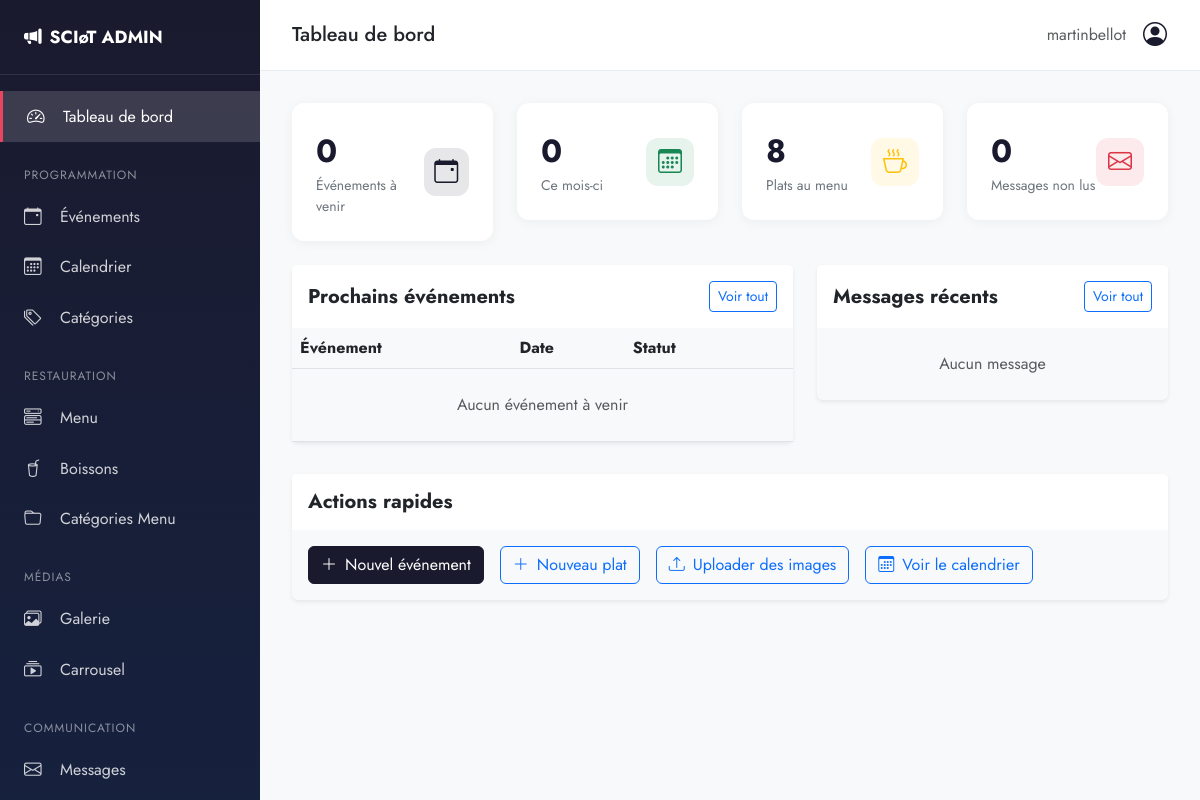
The page /admin-panel/ (signed in) on the database as committed earlier.
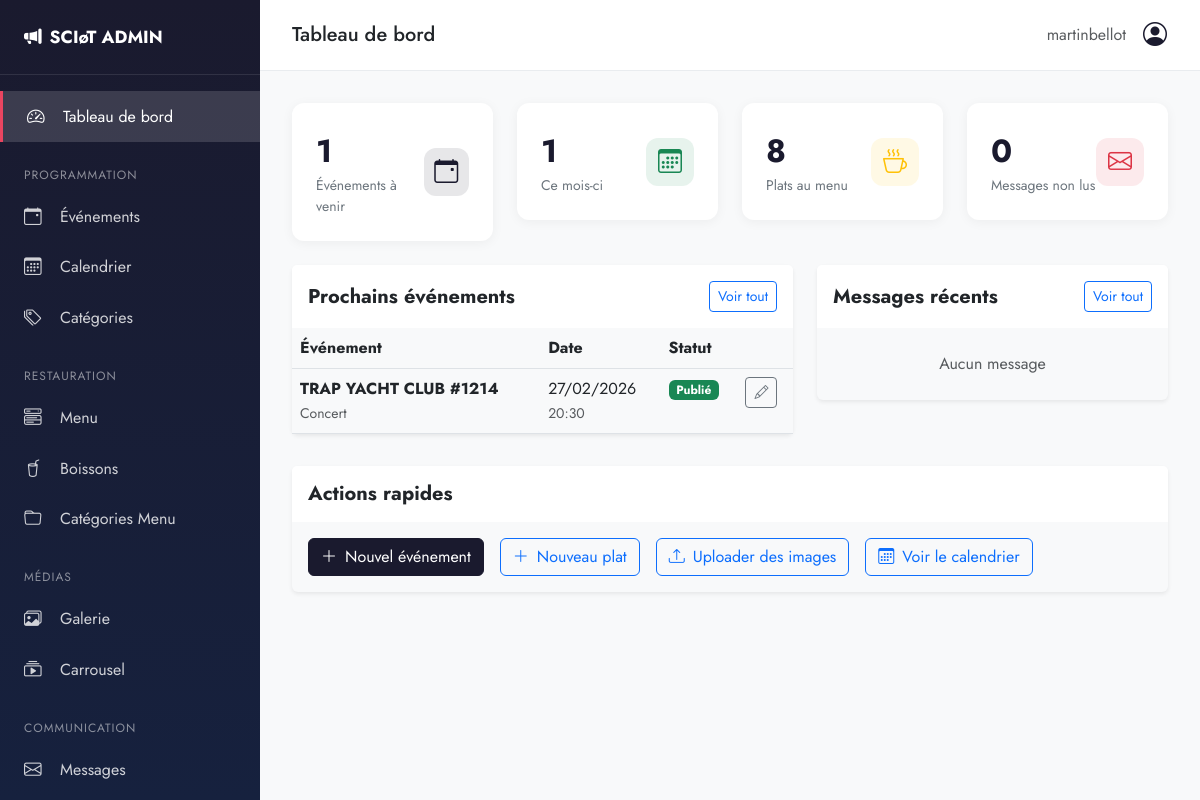
The same page on the database as committed later.
### events/models.py (models this page shows, shortened)
class Event(models.Model):
    STATUS_CHOICES = [
        ('draft', 'Brouillon'),
        ('published', 'Publié'),
        ('cancelled', 'Annulé'),
        ('completed', 'Terminé'),
    ]
    title = models.CharField(max_length=200, verbose_name="Titre")
    slug = models.SlugField(unique=True, blank=True)
    subtitle = models.CharField(max_length=300, blank=True, verbose_name="Sous-titre")
    description = models.TextField(blank=True, verbose_name="Description")
    short_description = models.CharField(max_length=200, blank=True, verbose_name="Description courte")
    date = models.DateField(verbose_name="Date")
    start_time = models.TimeField(verbose_name="Heure de début")
    end_time = models.TimeField(blank=True, null=True, verbose_name="Heure de fin")
    doors_open = models.TimeField(blank=True, null=True, verbose_name="Ouverture des portes")
    category = models.ForeignKey(
        EventCategory,
        on_delete=models.SET_NULL,
        null=True,
        blank=True,
        related_name='events',
        verbose_name="Catégorie"
    )
    image = models.ImageField(upload_to='events/', blank=True, null=True, verbose_name="Image")
    thumbnail = models.ImageField(upload_to='events/thumbnails/', blank=True, null=True, verbose_name="Miniature")
    price = models.DecimalField(max_digits=6, decimal_places=2, default=0, verbose_name="Prix (€)")
    is_free = models.BooleanField(default=True, verbose_name="Gratuit")
    ticket_url = models.URLField(blank=True, verbose_name="Lien billetterie")
    artist_name = models.CharField(max_length=200, blank=True, verbose_name="Nom de l'artiste")
    artist_bio = models.TextField(blank=True, verbose_name="Bio de l'artiste")
    artist_website = models.URLField(blank=True, verbose_name="Site de l'artiste")
    artist_social = models.JSONField(default=dict, blank=True, verbose_name="Réseaux sociaux artiste")
    status = models.CharField(max_length=20, choices=STATUS_CHOICES, default='draft', verbose_name="Statut")
    is_featured = models.BooleanField(default=False, verbose_name="À la une")
    is_weekly_highlight = models.BooleanField(default=False, verbose_name="Événement de la semaine")
    created_at = models.DateTimeField(auto_now_add=True)
    updated_at = models.DateTimeField(auto_now=True)
    class Meta:
        verbose_name = "Événement"
        verbose_name_plural = "Événements"
        ordering = ['date', 'start_time']

class EventCategory(models.Model):
    name = models.CharField(max_length=100, verbose_name="Nom")
    slug = models.SlugField(unique=True)
    color = models.CharField(max_length=7, default="#1a1a2e", verbose_name="Couleur (hex)")
    icon = models.CharField(max_length=50, blank=True, verbose_name="Icône Bootstrap")
    description = models.TextField(blank=True, verbose_name="Description")
    class Meta:
        verbose_name = "Catégorie d'événement"
        verbose_name_plural = "Catégories d'événements"
        ordering = ['name']

### admin_custom/views.py (the view)
# urls.py: path('', views.dashboard, name='dashboard'),
@login_required
@user_passes_test(is_staff)
def dashboard(request):
    today = timezone.now().date()
    this_month = today.replace(day=1)
    context = {
        'stats': {
            'events_total': Event.objects.count(),
            'events_upcoming': Event.objects.filter(date__gte=today, status='published').count(),
            'events_this_month': Event.objects.filter(date__gte=this_month, date__month=today.month).count(),
            'menu_items': MenuItem.objects.filter(is_available=True).count(),
            'drinks': DrinkItem.objects.filter(is_available=True).count(),
            'media_count': MediaImage.objects.count(),
            'messages_unread': ContactMessage.objects.filter(is_read=False).count(),
        },
        'upcoming_events': Event.objects.filter(
            date__gte=today,
            status='published'
        ).order_by('date', 'start_time')[:5],
        'recent_messages': ContactMessage.objects.order_by('-created_at')[:5],
    }
    return render(request, 'admin_custom/dashboard.html', context)

### admin_custom/views.py (called while the page is built)
def is_staff(user):
    return user.is_staff

### templates/admin_custom/dashboard.html (shortened to what the changed rows need)
{% extends 'admin_custom/base.html' %}
{% block content %}
<div class="row g-4 mb-4">
    <div class="col-12 col-sm-6 col-xl-3">
        <div class="stat-card">
            <div class="d-flex align-items-center justify-content-between">
                <div>
                    <div class="value">{{ stats.events_upcoming }}</div>
                    <div class="label">Événements à venir</div>
                </div>
            </div>
        </div>
    </div>
    <div class="col-12 col-sm-6 col-xl-3">
        <div class="stat-card">
            <div class="d-flex align-items-center justify-content-between">
                <div>
                    <div class="value">{{ stats.events_this_month }}</div>
                    <div class="label">Ce mois-ci</div>
                </div>
            </div>
        </div>
    </div>
</div>
<div class="row g-4">
    <div class="col-12 col-lg-7">
        <div class="card border-0 shadow-sm">
            <div class="card-body p-0">
                <div class="table-responsive">
                    <table class="table table-hover mb-0">
                        <thead class="bg-light">
                            <tr>
                                <th>Événement</th>
                                <th>Date</th>
                                <th>Statut</th>
                                <th></th>
                            </tr>
                        </thead>
                        <tbody>
                            {% for event in upcoming_events %}
                            <tr>
                                <td>
                                    <div class="fw-bold">{{ event.title }}</div>
                                    {% if event.category %}<small class="text-muted">{{ event.category.name }}</small>{% endif %}
                                </td>
                                <td>
                                    <div>{{ event.date|date:"d/m/Y" }}</div>
                                    <small class="text-muted">{{ event.start_time|time:"H:i" }}</small>
                                </td>
                                <td>
                                    <span class="badge badge-{{ event.status }}">
                                        {{ event.get_status_display }}
                                    </span>
                                </td>
                                <td>
                                    <a href="{% url 'admin_custom:event_edit' event.pk %}" class="btn btn-sm btn-outline-secondary">
                                        <i class="bi bi-pencil"></i>
                                    </a>
                                </td>
                            </tr>
                            {% empty %}
                            <tr>
                                <td colspan="4" class="text-center text-muted py-4">
                                    Aucun événement à venir
                                </td>
                            </tr>
                            {% endfor %}
                        </tbody>
                    </table>
                </div>
            </div>
        </div>
    </div>
</div>
{% endblock %}

Rows that differ between the two databases and show on the page:
added Event: title "TRAP YACHT CLUB #1214", category.name "Concert", date "27/02/2026", start_time "20:30", status "Publié"
Other text that changed with them:
{{ stats.events_upcoming }}: "0" → "1"
{{ stats.events_this_month }}: "0" → "1"
text no longer shown: "Aucun événement à venir"
